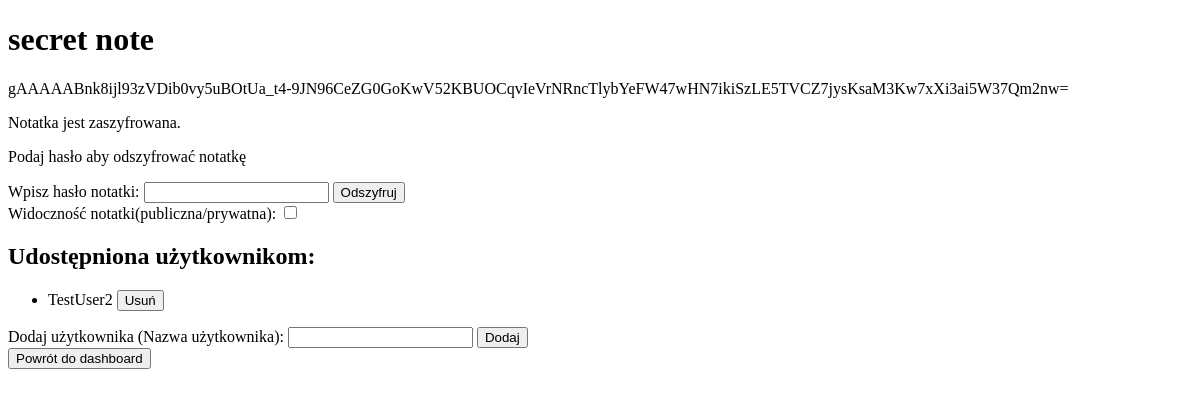
The app's page /note/3 (signed in) with its own data.
### app/models.py (models this page shows, shortened)
class Note(db.Model):
    id = db.Column(db.Integer, primary_key=True)
    note = db.Column(db.String(1000), nullable=False)
    user_id = db.Column(db.Integer, db.ForeignKey('user.id'), nullable=False)
    is_encrypted = db.Column(db.Boolean, default=False, nullable=False)
    is_public = db.Column(db.Boolean, default=False, nullable=False)
    password = db.Column(db.String(100), nullable=True)
    title = db.Column(db.String(30), nullable=False)

class User(db.Model, UserMixin):
    id = db.Column(db.Integer, primary_key=True)
    name = db.Column(db.String(100), nullable=False)
    password = db.Column(db.String(100), nullable=False)
    login = db.Column(db.String(100), unique=True, nullable=False)
    email = db.Column(db.String(100), unique=True, nullable=False)
    reset_code = db.Column(db.String(120), nullable=True)
    reset_code_expiry = db.Column(db.DateTime, nullable=True)
    two_factor_enabled = db.Column(db.Boolean, default=False)
    totp_secret = db.Column(db.String(16))
    notes = db.relationship('Note', backref='user', lazy=True)

### app/routes/note_routes.py (the view, shortened to what this page needs)
@note_routes.route('/note/<int:note_id>', methods=['GET', 'POST'])
@login_required
def view_note(note_id):
    note = Note.query.get(note_id)
    if not note or note.user_id != current_user.id:
        return redirect(url_for('note_routes.dashboard', _scheme='https', _external=True))
    shared_users = get_user_shares_note(note_id)
    return render_template('note.html', note=note, has_been_decoded=False, shared_users=shared_users)

### app/app.py (called while the page is built)
@login_manager.user_loader
def load_user(user_id):
    from models import User
    return User.query.get(int(user_id))

### app/models.py (called while the page is built)
def get_user_shares_note(note_id):
    shared_users = User.query.join(Shared_note, User.id == Shared_note.user_id).filter(
        Shared_note.note_id == note_id
    ).all()
    return shared_users

### app/templates/note.html (shortened to what this page needs)
<!DOCTYPE html>
<html lang="pl">
<head>
    <link rel="stylesheet" href="{{ url_for('static', filename='css/style.css') }}">
</head>
<body>
    <h1>{{note.title}}</h1>
    <p>{{ note.note | safe }}</p>
    {% if note.is_encrypted and not has_been_decoded %}
        <p>Notatka jest zaszyfrowana.</p>
        <p>Podaj hasło aby odszyfrować notatkę</p>
        <form method="POST">
            <label for="password">Wpisz hasło notatki:</label>
            <input type="password" name="password" id="password" required>
            <button type="submit">Odszyfruj</button>
        </form>
    {% endif %}
    <form>
        <label for="is_public">Widoczność notatki(publiczna/prywatna):</label>
        <input type="checkbox"
               name="is_public"
               id="is_public"
               data-note-id="{{ note.id }}"
               {% if note.is_public %}checked{% endif %}>
    </form>
    <h2>Udostępniona użytkownikom:</h2>
    <ul id="shared-users-list">
        {% if shared_users %}
            {% for user in shared_users %}
                <li id="user-{{ user.id }}">
                    {{ user.name }}
                    <button class="remove-user" data-user-id="{{ user.id }}">Usuń</button>
                </li>
            {% endfor %}
        {% else %}
            <li id="no-users">Brak użytkowników.</li>
        {% endif %}
    </ul>
    <form id="add-user-form">
        <label for="new-username">Dodaj użytkownika (Nazwa użytkownika):</label>
        <input type="text" id="new-username" name="username" required>
        <button type="submit">Dodaj</button>
    </form>
    <a href="{{ url_for('note_routes.dashboard') }}"><button>Powrót do dashboard</button></a>
</body>
</html>

### records on screen
Note: title "secret note", note "gAAAAABnk8ijl93zVDib0vy5uBOtUa_t4-9JN96CeZG0GoKwV52KBUOCqvIeVrNRncTlybYeFW47wHN7ikiSzLE5TVCZ7jysKsaM3Kw7xXi3ai5W37Qm2nw="
User: name "TestUser2"
